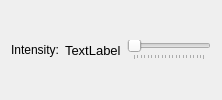
           <widget class="QWidget" name="tab_8">
            <attribute name="title">
             <string>ACC_MODE</string>
            </attribute>
            <layout class="QVBoxLayout" name="verticalLayout_14">
             <item>
              <layout class="QHBoxLayout" name="horizontalLayout_31">
               <item>
                <widget class="QLabel" name="label_40">
                 <property name="text">
                  <string>Intensity:</string>
                 </property>
                </widget>
               </item>
               <item alignment="Qt::AlignRight">
                <widget class="QLabel" name="label_70">
                 <property name="font">
                  <font>
                   <family>MS Shell Dlg 2</family>
                   <pointsize>10</pointsize>
                   <weight>50</weight>
                   <italic>false</italic>
                   <bold>false</bold>
                  </font>
                 </property>
                 <property name="text">
                  <string>TextLabel</string>
                 </property>
                </widget>
               </item>
               <item>
                <widget class="QSlider" name="ACC_MODEIntensitySlider">
                 <property name="maximumSize">
                  <size>
                   <width>400</width>
                   <height>16777215</height>
                  </size>
                 </property>
                 <property name="minimum">
                  <number>1</number>
                 </property>
                 <property name="maximum">
                  <number>100</number>
                 </property>
                 <property name="orientation">
                  <enum>Qt::Horizontal</enum>
                 </property>
                 <property name="tickPosition">
                  <enum>QSlider::TicksBelow</enum>
                 </property>
                 <property name="tickInterval">
                  <number>5</number>
                 </property>
                </widget>
               </item>
              </layout>
             </item>
            </layout>
           </widget>
